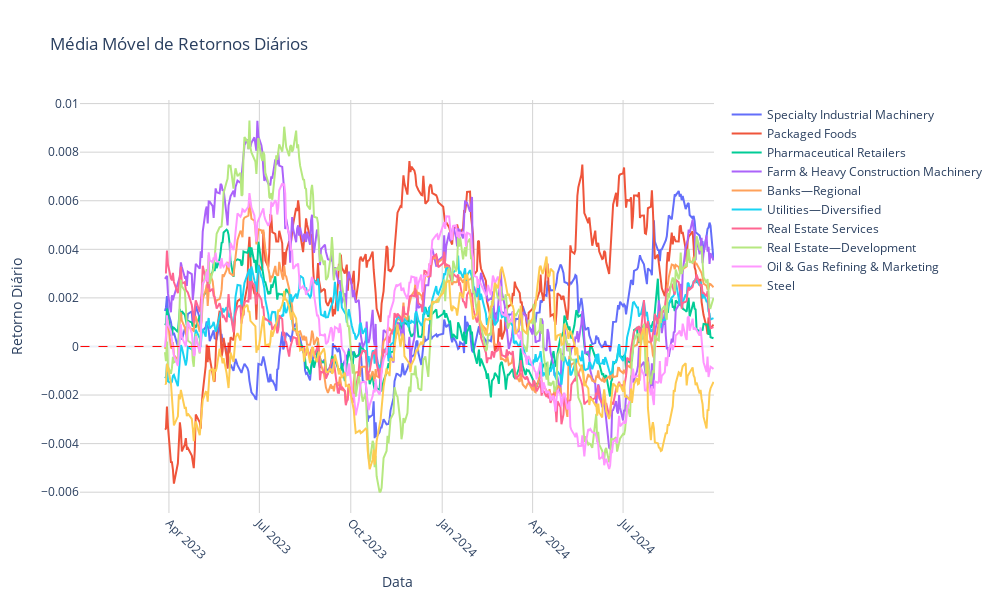

The code cell stored with this chart in its notebook:
### Code cell
plot_daily_return_mean(dados.loc[dt(2023, 1, 1):dt(2024, 10, 1)], lista_indices_adaptada['index'].value_counts()[:10].index, window = 60)

### Figure 1 — Plotly figure (JSON) as saved in the notebook; plotly's stock layout.template omitted (floating-point values rounded to 4 significant figures; data arrays with more than 128 entries replaced by an {"elided": "..."} marker saying what was removed)
{"data": [{"line": {"width": 2}, "mode": "lines", "name": "Specialty Industrial Machinery", "type": "scatter", "x": {"elided": "438 str values"}, "y": {"elided": "438 float values"}}, {"line": {"width": 2}, "mode": "lines", "name": "Packaged Foods", "type": "scatter", "x": {"elided": "438 str values"}, "y": {"elided": "438 float values"}}, {"line": {"width": 2}, "mode": "lines", "name": "Pharmaceutical Retailers", "type": "scatter", "x": {"elided": "438 str values"}, "y": {"elided": "438 float values"}}, {"line": {"width": 2}, "mode": "lines", "name": "Farm & Heavy Construction Machinery", "type": "scatter", "x": {"elided": "438 str values"}, "y": {"elided": "438 float values"}}, {"line": {"width": 2}, "mode": "lines", "name": "Banks—Regional", "type": "scatter", "x": {"elided": "438 str values"}, "y": {"elided": "438 float values"}}, {"line": {"width": 2}, "mode": "lines", "name": "Utilities—Diversified", "type": "scatter", "x": {"elided": "438 str values"}, "y": {"elided": "438 float values"}}, {"line": {"width": 2}, "mode": "lines", "name": "Real Estate Services", "type": "scatter", "x": {"elided": "438 str values"}, "y": {"elided": "438 float values"}}, {"line": {"width": 2}, "mode": "lines", "name": "Real Estate—Development", "type": "scatter", "x": {"elided": "438 str values"}, "y": {"elided": "438 float values"}}, {"line": {"width": 2}, "mode": "lines", "name": "Oil & Gas Refining & Marketing", "type": "scatter", "x": {"elided": "438 str values"}, "y": {"elided": "438 float values"}}, {"line": {"width": 2}, "mode": "lines", "name": "Steel", "type": "scatter", "x": {"elided": "438 str values"}, "y": {"elided": "438 float values"}}], "layout": {"height": 600, "hovermode": "x unified", "shapes": [{"line": {"color": "Red", "dash": "dash", "width": 1}, "type": "line", "x0": "2023-01-02T00:00:00", "x1": "2024-09-30T00:00:00", "y0": 0, "y1": 0}], "title": {"text": "Média Móvel de Retornos Diários"}, "width": 1000, "xaxis": {"gridcolor": "LightGray", "gridwidth": 1, "showgrid": true, "tickangle": 45, "title": {"text": "Data"}}, "yaxis": {"gridcolor": "LightGray", "gridwidth": 1, "showgrid": true, "title": {"text": "Retorno Diário"}}}}
